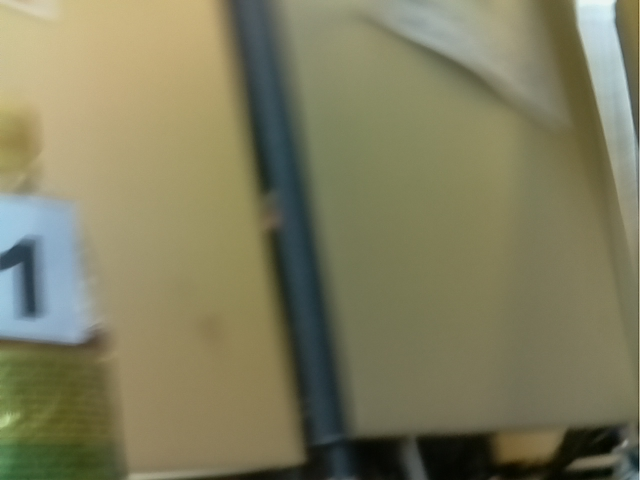
#> input picture camera_pictures/image05.jpg, 640 x 480 px, given in place of the camera
$ python stream_erode_dilate.py   (older library calls are emulated)
#> lines starting #> are read from the running program, lines starting #| are printed output that depends on the picture; after the words box and inside, x2 and y2 are one past the last pixel; in counts of white or black regions, pixels touching at a corner belong together
from imutils.video import VideoStream
import cv2
import imutils
import time

vs = VideoStream(src=0).start()
time.sleep(2.0)

while True:
    image = vs.read()
#> image is the input picture: shape (480, 640, 3); mean B, G, R 94, 124.1, 126.6
    image = imutils.resize(image, height = 600)
#> image: shape (600, 800, 3)
    cv2.imshow("Image", image)

    gray = cv2.cvtColor(image, cv2.COLOR_BGR2GRAY)
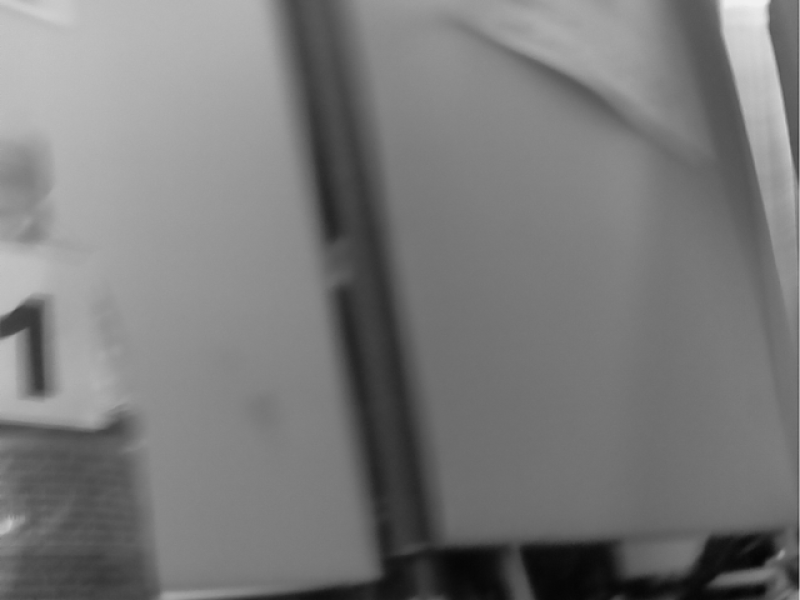
#> gray: shape (600, 800); min 5, max 242, mean 121.5

    # threshold the image by setting all pixel values less than 225
    # to 255 (white; foreground) and all pixel values >= 225 to 255
    # (black; background), thereby segmenting the image
    edged_image = cv2.Canny(image, 230, 255)
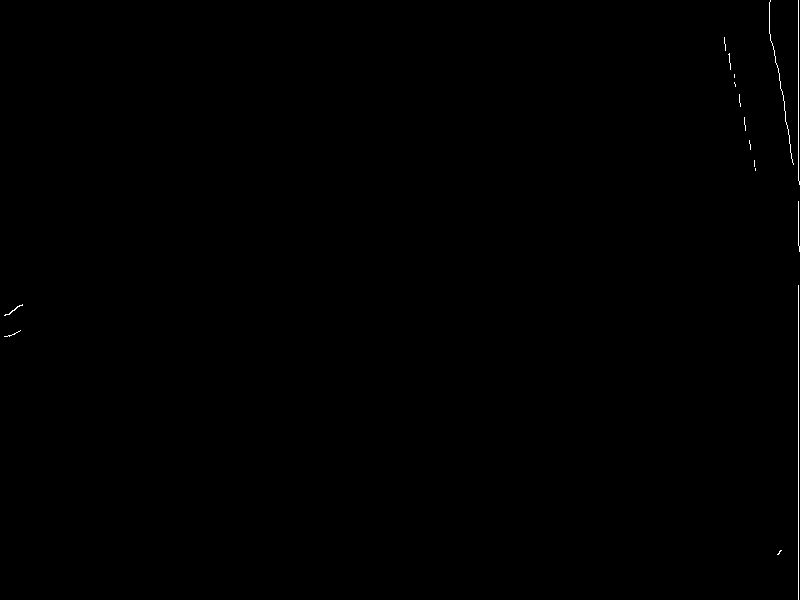
#> edged_image: shape (600, 800); 0.18% white in thin lines or dots
    thresh = cv2.threshold(gray, 200, 255, cv2.THRESH_BINARY_INV)[1]
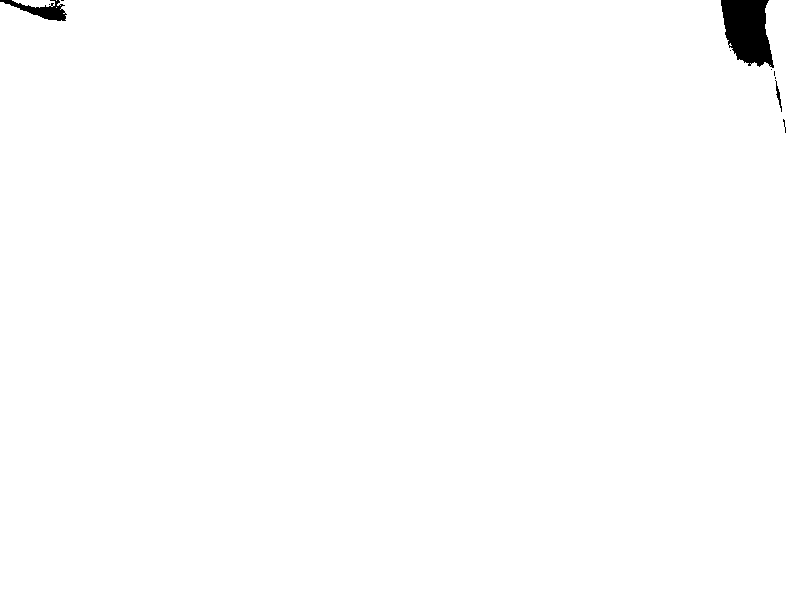
#> thresh: shape (600, 800); 99.3% white; 10 black regions (7 under 20 px), largest, box (x1, y1, x2, y2) and area: (721, 0, 774, 68) 2583, (0, 0, 67, 21) 580, (775, 80, 782, 112) 63
    cv2.imshow("Thresh", thresh)

    # find contours (i.e., outlines) of the foreground objects in the
    # thresholded image
    cnts = cv2.findContours(edged_image.copy(), cv2.RETR_EXTERNAL, cv2.CHAIN_APPROX_SIMPLE)
#> cnts = 16 contours, all with area under 20
    cnts = cnts[0] if imutils.is_cv2() else cnts[1]
    output = image.copy()

    # loop over the contours
    for c in cnts:
        # draw each contour on the output image with a 3px thick purple
        # outline, then display the output contours one at a time
        cv2.drawContours(output, [c], -1, (240, 0, 159), 3)
        cv2.imshow("Contours", output)
#> this loop made 16 passes
#> c on passes 4, 6, 7, 12: [[798, 285], [798, 599]], [[755, 168], [755, 170]], [[754, 160], [754, 166]], [[734, 74], [734, 77]]
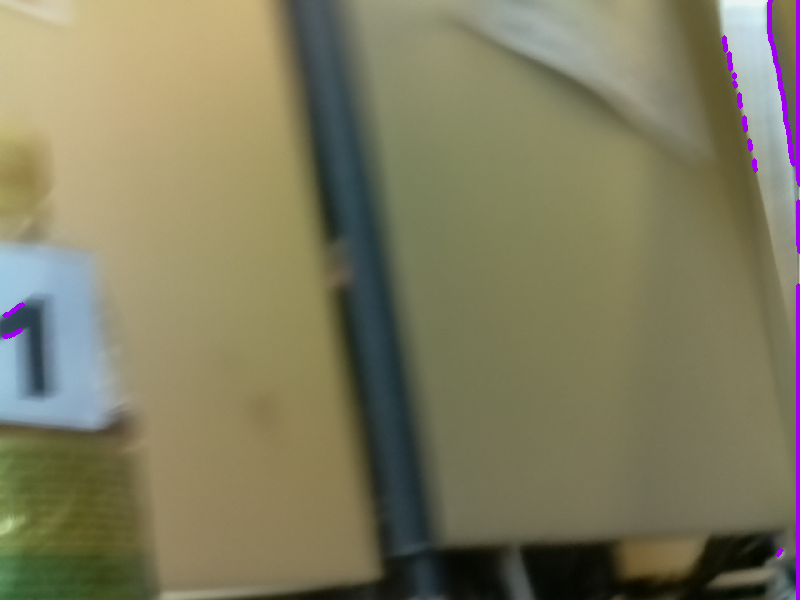
#> output: shape (600, 800, 3); mean B, G, R 95, 123.2, 126.9

	# if q is pressed, break the loop
    key = cv2.waitKey(1) & 0xFF
#> (key q is pressed here)
    if key == ord("q"):
       break

$ run again, on camera_pictures/image06.jpg
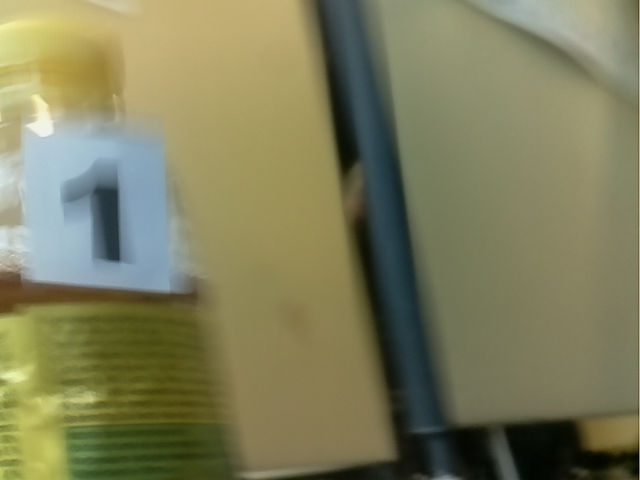
#> input picture camera_pictures/image06.jpg, 640 x 480 px, given in place of the camera
#> image is the input picture: shape (480, 640, 3); mean B, G, R 91.3, 126.2, 126.6
#> image: shape (600, 800, 3)
#> edged_image: shape (600, 800); 0.13% white in thin lines or dots
#> `thresh = cv2.threshold(gray, 200, 255, cv2.THRESH_BINARY_INV)[1]`:
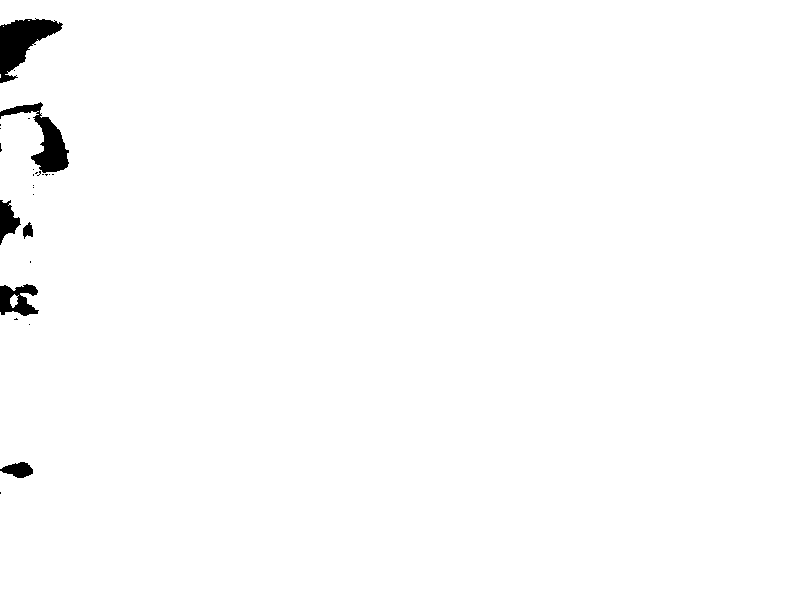
#> thresh: shape (600, 800); 98.9% white; 26 black regions (20 under 20 px), largest, box (x1, y1, x2, y2) and area: (0, 18, 63, 83) 1957, (0, 102, 69, 173) 1558, (0, 284, 39, 316) 785, (0, 200, 21, 245) 513, (0, 462, 33, 478) 342, (23, 222, 33, 239) 111
#> cnts = 3 contours, all with area under 20
#> the loop `for c in cnts:` made 3 passes
#> c on passes 1 to 3: [[57, 129], [58, 129], [59, 130], [59, 129]], [[54, 125], [55, 126]], [[798, 0], [798, 599]]
#> after the loop `for c in cnts:`:
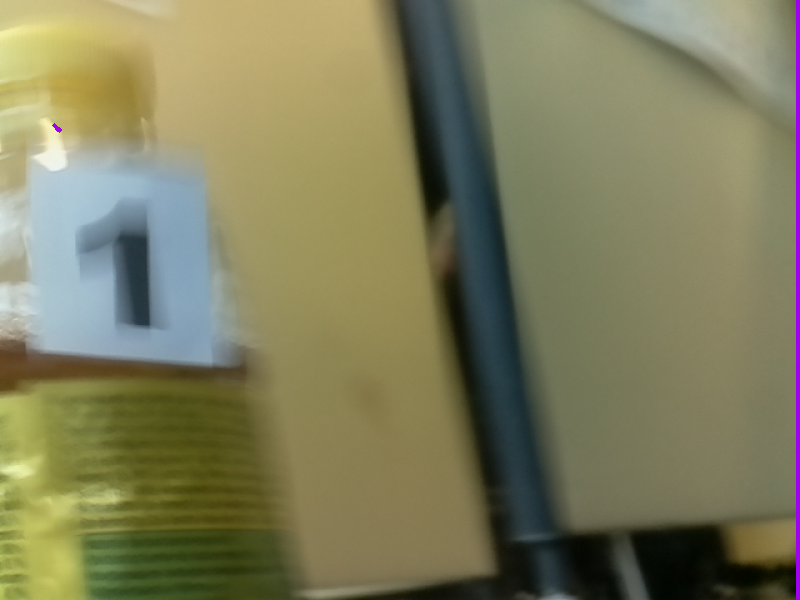
#> output: shape (600, 800, 3); mean B, G, R 92.1, 125.6, 126.8
